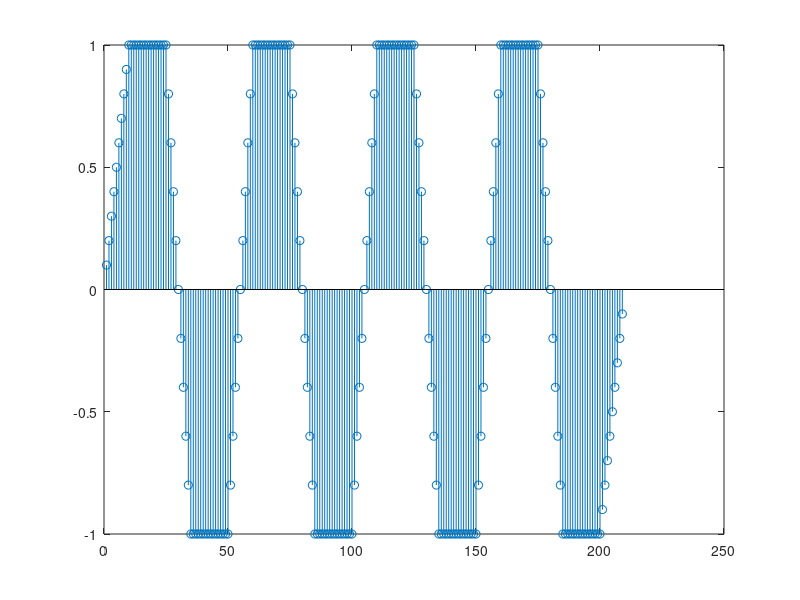
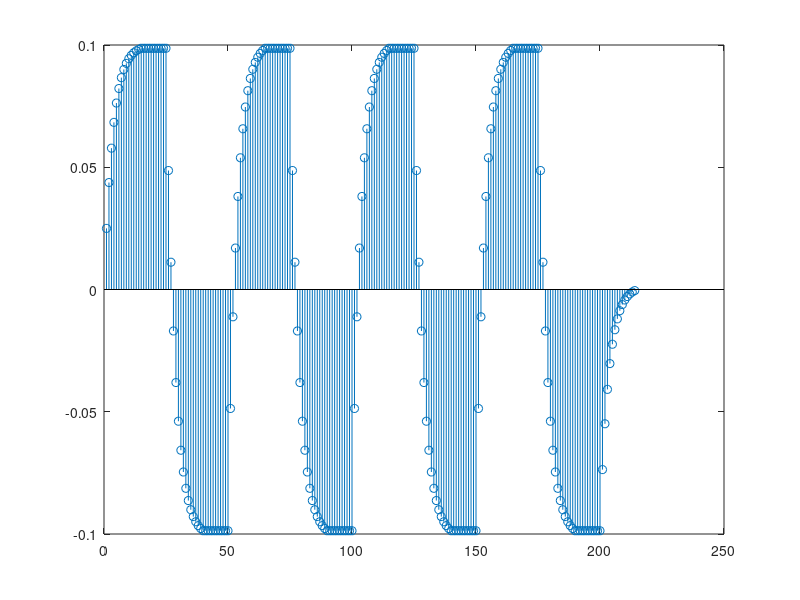
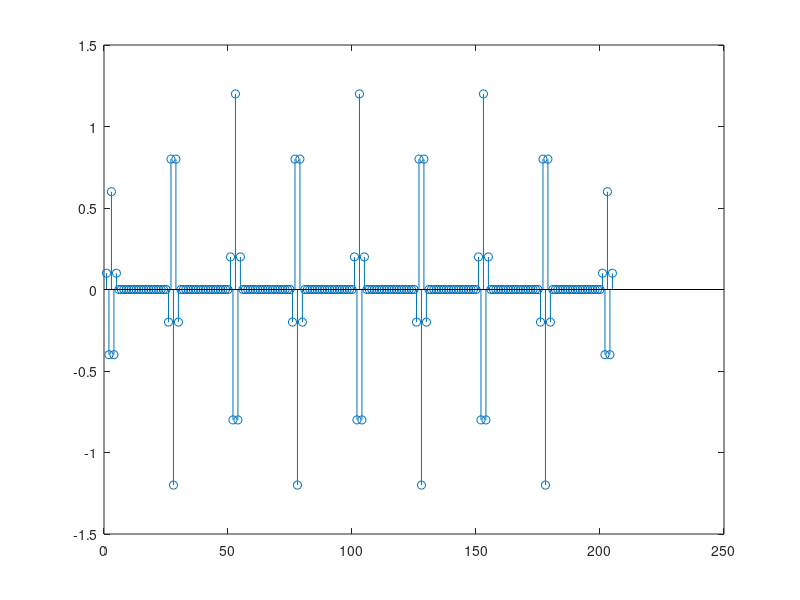

Recreate these plots in MATLAB, in order.
q=0.1;
s=ones(1,10);
t=0:1:199;
x=square((2*pi/50)*t);
v=q*conv(s,x);
stem(v)
%%
n=0:14;
h=0.25*(0.75.^(n));
t=0:1:199;
x=square((2*pi/50)*t);
v1=q*conv(h,x);
figure
stem(v1)
%%
q1=0.2;
a=[1, -1];
h1=conv(a,a);
h1=conv(h1,a);
h1=conv(h1,a);
h1=conv(h1,a);
t=0:1:199;
x=square((2*pi/50)*t);
v2=q*conv(h1,x);
figure
stem(v2)
%%







